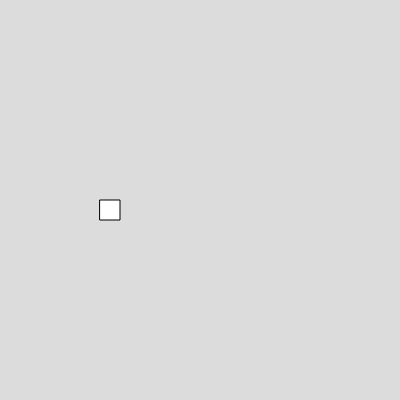
Frame 1 (no input)
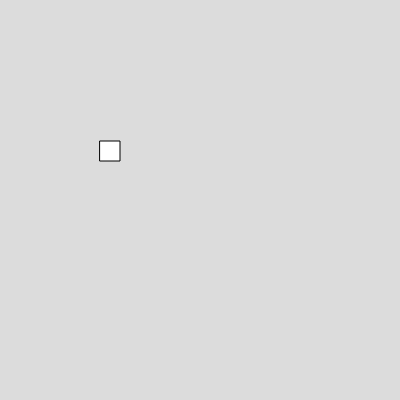
Frame 60 (no input)
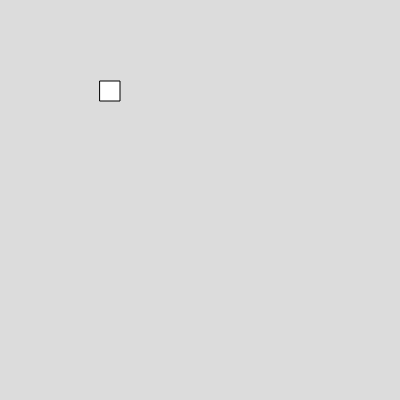
Frame 120 (the mouse pressed at the canvas centre since frame 60)

The p5.js sketch that drew these frames (run headless with seeded random() and noise() and a simulated clock; from frame 60 on, the mouse is pressed at the canvas centre):

// p5.js sketch
// ── sketch.js

function setup() 
{
  createCanvas(400, 400);
  box=new Box(100,200,20,20,2,1);
}

function draw() 
{
  background(220);
box.show();
box.moveup();
}


// ── box.js
class Box
  {
    constructor(x,y,w,h,vx,vy)
    {
      this.x =x;
      this.y =y;
      this.w =w;
      this.h = h;
      this.vx = vx;
      this.vy = vy;
    }
    
    show()
    {
      rect(this.x,this.y,this.w,this.h)
    }
    
    move()
    {
      this.x = this.x+this.vx;
    }
    moveup(){
      this.y = this.y-this.vy;
    }
  }

  
